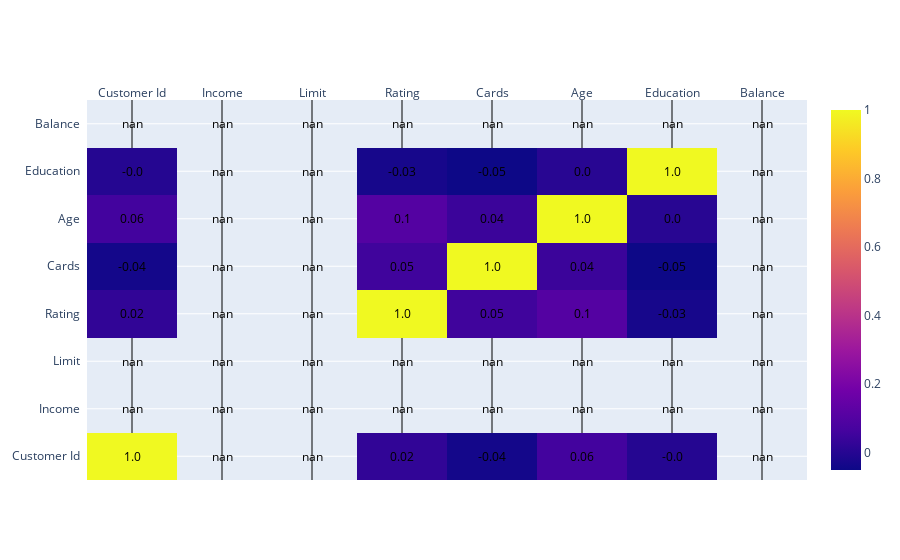

Notebook cell for this chart:
### Code cell
corrs = dataset.corr()
figure = ff.create_annotated_heatmap(
    z=corrs.values,
    x=list(corrs.columns),
    y=list(corrs.index),
    annotation_text=corrs.round(2).values,
    showscale=True)
figure.show()

### Figure 1 — Plotly figure (JSON) as saved in the notebook; plotly's stock layout.template omitted (floating-point values rounded to 4 significant figures)
{"data": [{"colorscale": [[0, "#0d0887"], [0.1111, "#46039f"], [0.2222, "#7201a8"], [0.3333, "#9c179e"], [0.4444, "#bd3786"], [0.5556, "#d8576b"], [0.6667, "#ed7953"], [0.7778, "#fb9f3a"], [0.8889, "#fdca26"], [1, "#f0f921"]], "reversescale": false, "showscale": true, "type": "heatmap", "x": ["Customer Id", "Income", "Limit", "Rating", "Cards", "Age", "Education", "Balance"], "y": ["Customer Id", "Income", "Limit", "Rating", "Cards", "Age", "Education", "Balance"], "z": [[1, null, null, 0.02199, -0.0363, 0.0586, -0.001415, null], [null, null, null, null, null, null, null, null], [null, null, null, null, null, null, null, null], [0.02199, null, null, 1, 0.05324, 0.1032, -0.03014, null], [-0.0363, null, null, 0.05324, 1, 0.04295, -0.05108, null], [0.0586, null, null, 0.1032, 0.04295, 1, 0.003619, null], [-0.001415, null, null, -0.03014, -0.05108, 0.003619, 1, null], [null, null, null, null, null, null, null, null]]}], "layout": {"annotations": [{"font": {"color": "#000000"}, "showarrow": false, "text": "1.0", "x": "Customer Id", "xref": "x", "y": "Customer Id", "yref": "y"}, {"font": {"color": "#000000"}, "showarrow": false, "text": "nan", "x": "Income", "xref": "x", "y": "Customer Id", "yref": "y"}, {"font": {"color": "#000000"}, "showarrow": false, "text": "nan", "x": "Limit", "xref": "x", "y": "Customer Id", "yref": "y"}, {"font": {"color": "#000000"}, "showarrow": false, "text": "0.02", "x": "Rating", "xref": "x", "y": "Customer Id", "yref": "y"}, {"font": {"color": "#000000"}, "showarrow": false, "text": "-0.04", "x": "Cards", "xref": "x", "y": "Customer Id", "yref": "y"}, {"font": {"color": "#000000"}, "showarrow": false, "text": "0.06", "x": "Age", "xref": "x", "y": "Customer Id", "yref": "y"}, {"font": {"color": "#000000"}, "showarrow": false, "text": "-0.0", "x": "Education", "xref": "x", "y": "Customer Id", "yref": "y"}, {"font": {"color": "#000000"}, "showarrow": false, "text": "nan", "x": "Balance", "xref": "x", "y": "Customer Id", "yref": "y"}, {"font": {"color": "#000000"}, "showarrow": false, "text": "nan", "x": "Customer Id", "xref": "x", "y": "Income", "yref": "y"}, {"font": {"color": "#000000"}, "showarrow": false, "text": "nan", "x": "Income", "xref": "x", "y": "Income", "yref": "y"}, {"font": {"color": "#000000"}, "showarrow": false, "text": "nan", "x": "Limit", "xref": "x", "y": "Income", "yref": "y"}, {"font": {"color": "#000000"}, "showarrow": false, "text": "nan", "x": "Rating", "xref": "x", "y": "Income", "yref": "y"}, {"font": {"color": "#000000"}, "showarrow": false, "text": "nan", "x": "Cards", "xref": "x", "y": "Income", "yref": "y"}, {"font": {"color": "#000000"}, "showarrow": false, "text": "nan", "x": "Age", "xref": "x", "y": "Income", "yref": "y"}, {"font": {"color": "#000000"}, "showarrow": false, "text": "nan", "x": "Education", "xref": "x", "y": "Income", "yref": "y"}, {"font": {"color": "#000000"}, "showarrow": false, "text": "nan", "x": "Balance", "xref": "x", "y": "Income", "yref": "y"}, {"font": {"color": "#000000"}, "showarrow": false, "text": "nan", "x": "Customer Id", "xref": "x", "y": "Limit", "yref": "y"}, {"font": {"color": "#000000"}, "showarrow": false, "text": "nan", "x": "Income", "xref": "x", "y": "Limit", "yref": "y"}, {"font": {"color": "#000000"}, "showarrow": false, "text": "nan", "x": "Limit", "xref": "x", "y": "Limit", "yref": "y"}, {"font": {"color": "#000000"}, "showarrow": false, "text": "nan", "x": "Rating", "xref": "x", "y": "Limit", "yref": "y"}, {"font": {"color": "#000000"}, "showarrow": false, "text": "nan", "x": "Cards", "xref": "x", "y": "Limit", "yref": "y"}, {"font": {"color": "#000000"}, "showarrow": false, "text": "nan", "x": "Age", "xref": "x", "y": "Limit", "yref": "y"}, {"font": {"color": "#000000"}, "showarrow": false, "text": "nan", "x": "Education", "xref": "x", "y": "Limit", "yref": "y"}, {"font": {"color": "#000000"}, "showarrow": false, "text": "nan", "x": "Balance", "xref": "x", "y": "Limit", "yref": "y"}, {"font": {"color": "#000000"}, "showarrow": false, "text": "0.02", "x": "Customer Id", "xref": "x", "y": "Rating", "yref": "y"}, {"font": {"color": "#000000"}, "showarrow": false, "text": "nan", "x": "Income", "xref": "x", "y": "Rating", "yref": "y"}, {"font": {"color": "#000000"}, "showarrow": false, "text": "nan", "x": "Limit", "xref": "x", "y": "Rating", "yref": "y"}, {"font": {"color": "#000000"}, "showarrow": false, "text": "1.0", "x": "Rating", "xref": "x", "y": "Rating", "yref": "y"}, {"font": {"color": "#000000"}, "showarrow": false, "text": "0.05", "x": "Cards", "xref": "x", "y": "Rating", "yref": "y"}, {"font": {"color": "#000000"}, "showarrow": false, "text": "0.1", "x": "Age", "xref": "x", "y": "Rating", "yref": "y"}, {"font": {"color": "#000000"}, "showarrow": false, "text": "-0.03", "x": "Education", "xref": "x", "y": "Rating", "yref": "y"}, {"font": {"color": "#000000"}, "showarrow": false, "text": "nan", "x": "Balance", "xref": "x", "y": "Rating", "yref": "y"}, {"font": {"color": "#000000"}, "showarrow": false, "text": "-0.04", "x": "Customer Id", "xref": "x", "y": "Cards", "yref": "y"}, {"font": {"color": "#000000"}, "showarrow": false, "text": "nan", "x": "Income", "xref": "x", "y": "Cards", "yref": "y"}, {"font": {"color": "#000000"}, "showarrow": false, "text": "nan", "x": "Limit", "xref": "x", "y": "Cards", "yref": "y"}, {"font": {"color": "#000000"}, "showarrow": false, "text": "0.05", "x": "Rating", "xref": "x", "y": "Cards", "yref": "y"}, {"font": {"color": "#000000"}, "showarrow": false, "text": "1.0", "x": "Cards", "xref": "x", "y": "Cards", "yref": "y"}, {"font": {"color": "#000000"}, "showarrow": false, "text": "0.04", "x": "Age", "xref": "x", "y": "Cards", "yref": "y"}, {"font": {"color": "#000000"}, "showarrow": false, "text": "-0.05", "x": "Education", "xref": "x", "y": "Cards", "yref": "y"}, {"font": {"color": "#000000"}, "showarrow": false, "text": "nan", "x": "Balance", "xref": "x", "y": "Cards", "yref": "y"}, {"font": {"color": "#000000"}, "showarrow": false, "text": "0.06", "x": "Customer Id", "xref": "x", "y": "Age", "yref": "y"}, {"font": {"color": "#000000"}, "showarrow": false, "text": "nan", "x": "Income", "xref": "x", "y": "Age", "yref": "y"}, {"font": {"color": "#000000"}, "showarrow": false, "text": "nan", "x": "Limit", "xref": "x", "y": "Age", "yref": "y"}, {"font": {"color": "#000000"}, "showarrow": false, "text": "0.1", "x": "Rating", "xref": "x", "y": "Age", "yref": "y"}, {"font": {"color": "#000000"}, "showarrow": false, "text": "0.04", "x": "Cards", "xref": "x", "y": "Age", "yref": "y"}, {"font": {"color": "#000000"}, "showarrow": false, "text": "1.0", "x": "Age", "xref": "x", "y": "Age", "yref": "y"}, {"font": {"color": "#000000"}, "showarrow": false, "text": "0.0", "x": "Education", "xref": "x", "y": "Age", "yref": "y"}, {"font": {"color": "#000000"}, "showarrow": false, "text": "nan", "x": "Balance", "xref": "x", "y": "Age", "yref": "y"}, {"font": {"color": "#000000"}, "showarrow": false, "text": "-0.0", "x": "Customer Id", "xref": "x", "y": "Education", "yref": "y"}, {"font": {"color": "#000000"}, "showarrow": false, "text": "nan", "x": "Income", "xref": "x", "y": "Education", "yref": "y"}, {"font": {"color": "#000000"}, "showarrow": false, "text": "nan", "x": "Limit", "xref": "x", "y": "Education", "yref": "y"}, {"font": {"color": "#000000"}, "showarrow": false, "text": "-0.03", "x": "Rating", "xref": "x", "y": "Education", "yref": "y"}, {"font": {"color": "#000000"}, "showarrow": false, "text": "-0.05", "x": "Cards", "xref": "x", "y": "Education", "yref": "y"}, {"font": {"color": "#000000"}, "showarrow": false, "text": "0.0", "x": "Age", "xref": "x", "y": "Education", "yref": "y"}, {"font": {"color": "#000000"}, "showarrow": false, "text": "1.0", "x": "Education", "xref": "x", "y": "Education", "yref": "y"}, {"font": {"color": "#000000"}, "showarrow": false, "text": "nan", "x": "Balance", "xref": "x", "y": "Education", "yref": "y"}, {"font": {"color": "#000000"}, "showarrow": false, "text": "nan", "x": "Customer Id", "xref": "x", "y": "Balance", "yref": "y"}, {"font": {"color": "#000000"}, "showarrow": false, "text": "nan", "x": "Income", "xref": "x", "y": "Balance", "yref": "y"}, {"font": {"color": "#000000"}, "showarrow": false, "text": "nan", "x": "Limit", "xref": "x", "y": "Balance", "yref": "y"}, {"font": {"color": "#000000"}, "showarrow": false, "text": "nan", "x": "Rating", "xref": "x", "y": "Balance", "yref": "y"}, {"font": {"color": "#000000"}, "showarrow": false, "text": "nan", "x": "Cards", "xref": "x", "y": "Balance", "yref": "y"}, {"font": {"color": "#000000"}, "showarrow": false, "text": "nan", "x": "Age", "xref": "x", "y": "Balance", "yref": "y"}, {"font": {"color": "#000000"}, "showarrow": false, "text": "nan", "x": "Education", "xref": "x", "y": "Balance", "yref": "y"}, {"font": {"color": "#000000"}, "showarrow": false, "text": "nan", "x": "Balance", "xref": "x", "y": "Balance", "yref": "y"}], "xaxis": {"dtick": 1, "gridcolor": "rgb(0, 0, 0)", "side": "top", "ticks": ""}, "yaxis": {"dtick": 1, "ticks": "", "ticksuffix": "  "}}}
